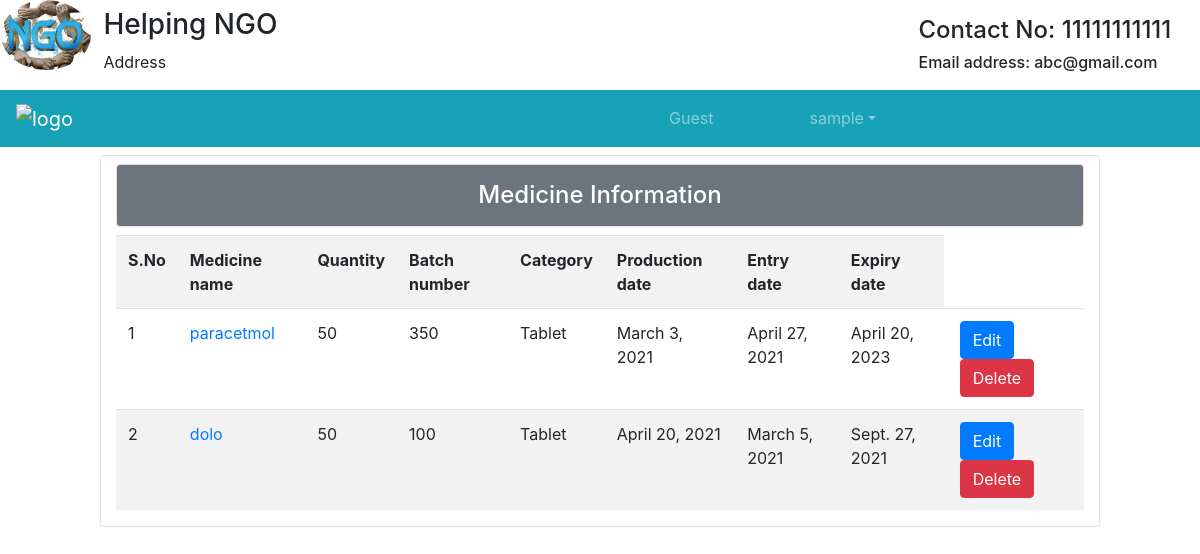
Screenshot of /tb/ (signed in) with the database file from the repository.
### Student/models.py (models this page shows)
class User(AbstractUser):
	t = (
		(1,'Medicinist'),
		(2,'Org'),
		(3,'Anonymous'),
		)
	role = models.IntegerField(default=3,choices=t)
	g=[('M',"Male"),('F','Female')]
	age=models.IntegerField(default=10)
	impf=models.ImageField(upload_to='Profiles/',default="Note.jpg")
	gender=models.CharField(max_length=10,choices=g)
	organization_name=models.CharField(max_length=120)
	phone_no=models.IntegerField(null=True)
	pan_no=models.CharField(max_length=20)
	address=models.CharField(max_length=200)

class MedicineInfo(models.Model):
	medicine_name=models.CharField(max_length=120)
	quantity=models.CharField(max_length=30)
	batch_no=models.IntegerField()
	category=models.CharField(max_length=120)
	production_date=models.DateField()
	entry_date=models.DateField()
	expiry_date=models.DateField()
	uid=models.ForeignKey(User,on_delete=models.CASCADE)

### Student/views.py (the view)
# urls.py: path('tb/',views.tab,name="tab"),
def tab(hj):
	data=MedicineInfo.objects.filter(uid_id=hj.user.id)
	return render(hj,'htfiles/table.html',{'info':data})

### Student/templates/htfiles/table.html (shortened to what this page needs)
{% extends 'htfiles/header.html' %}
{% block content %}
<div class="card col-md-10 mt-2 mx-auto">
			<h4 class="bg-secondary text-white text-center border rounded mt-2 p-3">Medicine Information</h4>
			<table class="table table-striped">
				<tr>
					<th>S.No</th>
					<th>Medicine name</th>
					<th>Quantity</th>
					<th>Batch number</th>
					<th>Category</th>
					<th>Production date</th>
					<th>Entry date</th>
					<th>Expiry date</th>
				</tr>
				{% for i in info %}
				<tr>
					<td>{{forloop.counter}}</td>
					<td><a href="#">{{i.medicine_name}}</a></td>
					<td>{{i.quantity}}</td>
					<td>{{i.batch_no}}</td>
					<td>{{i.category}}</td>
					<td>{{i.production_date}}</td>
					<td>{{i.entry_date}}</td>
					<td>{{i.expiry_date}}</td>
					<td><a class="btn btn-primary mx-1" href="{% url 'ue' i.id %}">Edit</a><a class="btn btn-danger mx-1" href="{% url 'del' i.id %}">Delete</a></td>
					</tr>
				{% endfor %}
			</table>
		</div>
{% endblock %}

### Student/templates/htfiles/header.html (shortened to what this page needs)
{% load static %}
<!DOCTYPE html>
<html lang="en">
<head>
   <link rel="stylesheet" href="{% static 'css/bootstrap.min.css' %}">
</head>
<body>
	{% include 'htfiles/navbar.html' %}
	{% block content %}
	{% endblock %}
</body>
</html>

### Student/templates/htfiles/navbar.html (shortened to what this page needs)
{% load static %}
<div class="row">
  <div class="col col-md-1" style="margin-left:1px;">
  <img src="{% static 'images/NGO.jpg' %}" alt="logo" style="width:90px; height: 70px;" class="rounded-circle">
  </div>
  <div class="col mt-2">
    <h3>Helping NGO</h3>
    <p>Address</p>
  </div>
  <div class="col-md-3" style="margin-right: 4px">
    <h4 class="mt-3">Contact No: 11111111111</h4>
    <h6>Email address: abc@gmail.com</h6>
  </div>
</div>
<nav class="navbar navbar-expand-sm bg-info text-white navbar-dark">
  <a class="navbar-brand" href="#">
    <img src="{% static 'images/brand.png' %}" alt="logo" style="width: 40px;">
  </a>
  <ul class="navbar-nav ml-auto text-white" style="margin-right: 300px">
{% if not user.is_authenticated %}
    <li class="nav-item" style="margin-right: 80px">
      <a class="nav-link" href="#">Home</a>
    </li>
    <li class="nav-item" style="margin-right: 80px">
      <a class="nav-link" href="#">About us</a>
    </li>
    <li class="nav-item" style="margin-right: 80px">
      <a class="nav-link" href="#">Volunteers</a>
    </li>
    <li class="nav-item" style="margin-right: 80px">
      <a class="nav-link" href="{% url 'don' %}">Our workers</a>
    </li>
    <li class="nav-item" style="margin-right: 80px">
      <a class="nav-link" href="#">Contact us</a>
    </li>
    <li class="nav-item">
      <a class="nav-link" href="{% url 'log' %}"><span class="glyphicon glyphicon-user"></span>Login</a>
    </li>
  {% else %}
    <li class="nav-item" style="margin-right: 80px">
      <a class="nav-link" href="#">Guest</a>
    </li>
  <li class="dropdown">
      <a type="button" class="nav-link dropdown-toggle" data-toggle="dropdown">{{user.username}}</a>
    </li>
    {% endif %}
    </ul>
</nav>

### Student/templates/htfiles/navbar.html (style rules this page uses)
.nav-link { color: dark; }

### rows the page displays
User: username "sample"
MedicineInfo: medicine_name "paracetmol", quantity "50", batch_no "350", category "Tablet", production_date "March 3, 2021", entry_date "April 27, 2021", expiry_date "April 20, 2023"
MedicineInfo: medicine_name "dolo", quantity "50", batch_no "100", category "Tablet", production_date "April 20, 2021", entry_date "March 5, 2021", expiry_date "Sept. 27, 2021"
